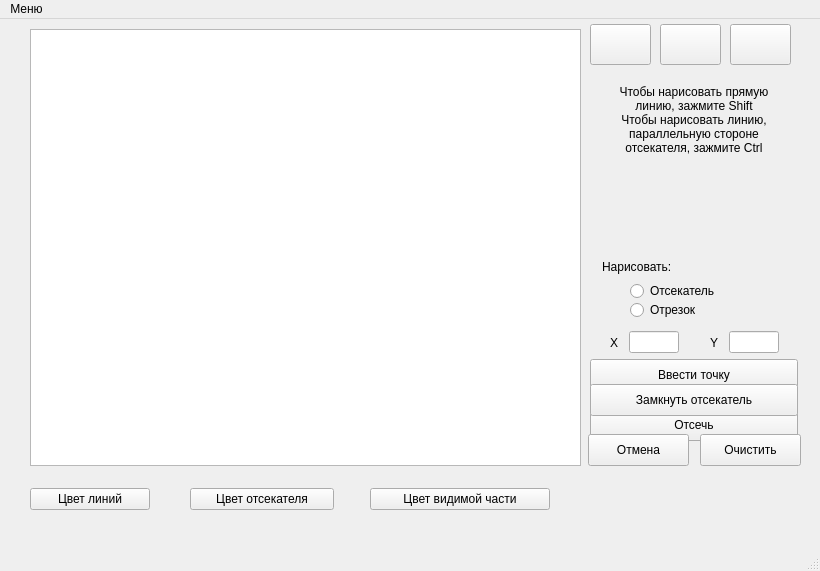
<?xml version="1.0" encoding="UTF-8"?>
<ui version="4.0">
 <class>MainWindow</class>
 <widget class="QMainWindow" name="MainWindow">
  <property name="geometry">
   <rect>
    <x>0</x>
    <y>0</y>
    <width>820</width>
    <height>571</height>
   </rect>
  </property>
  <property name="windowTitle">
   <string>Лабораторная работа №8</string>
  </property>
  <widget class="QWidget" name="centralwidget">
   <widget class="QGraphicsView" name="graphicsView">
    <property name="geometry">
     <rect>
      <x>30</x>
      <y>10</y>
      <width>551</width>
      <height>437</height>
     </rect>
    </property>
   </widget>
   <widget class="QRadioButton" name="radioButton_line">
    <property name="geometry">
     <rect>
      <x>630</x>
      <y>281</y>
      <width>209</width>
      <height>20</height>
     </rect>
    </property>
    <property name="text">
     <string>Отрезок</string>
    </property>
   </widget>
   <widget class="QLabel" name="label_4">
    <property name="geometry">
     <rect>
      <x>602</x>
      <y>240</y>
      <width>207</width>
      <height>16</height>
     </rect>
    </property>
    <property name="text">
     <string>Нарисовать:</string>
    </property>
   </widget>
   <widget class="QRadioButton" name="radioButton_cut">
    <property name="geometry">
     <rect>
      <x>630</x>
      <y>262</y>
      <width>209</width>
      <height>20</height>
     </rect>
    </property>
    <property name="text">
     <string>Отсекатель</string>
    </property>
   </widget>
   <widget class="QPushButton" name="pushButton_add_point">
    <property name="geometry">
     <rect>
      <x>590</x>
      <y>340</y>
      <width>208</width>
      <height>32</height>
     </rect>
    </property>
    <property name="text">
     <string>Ввести точку</string>
    </property>
   </widget>
   <widget class="QLabel" name="label">
    <property name="geometry">
     <rect>
      <x>590</x>
      <y>50</y>
      <width>208</width>
      <height>101</height>
     </rect>
    </property>
    <property name="text">
     <string>Чтобы нарисовать прямую
линию, зажмите Shift
Чтобы нарисовать линию,
параллельную стороне
отсекателя, зажмите Ctrl</string>
    </property>
    <property name="alignment">
     <set>Qt::AlignCenter</set>
    </property>
   </widget>
   <widget class="QPushButton" name="pushButton_cut">
    <property name="geometry">
     <rect>
      <x>590</x>
      <y>390</y>
      <width>208</width>
      <height>32</height>
     </rect>
    </property>
    <property name="text">
     <string>Отсечь</string>
    </property>
   </widget>
   <widget class="QPushButton" name="pushButton_cancel">
    <property name="geometry">
     <rect>
      <x>588</x>
      <y>415</y>
      <width>101</width>
      <height>32</height>
     </rect>
    </property>
    <property name="text">
     <string>Отмена</string>
    </property>
   </widget>
   <widget class="QPushButton" name="pushButton_clear">
    <property name="geometry">
     <rect>
      <x>700</x>
      <y>415</y>
      <width>101</width>
      <height>32</height>
     </rect>
    </property>
    <property name="text">
     <string>Очистить</string>
    </property>
   </widget>
   <widget class="QPushButton" name="pushButton_reset_scale">
    <property name="geometry">
     <rect>
      <x>590</x>
      <y>5</y>
      <width>61</width>
      <height>41</height>
     </rect>
    </property>
    <property name="text">
     <string/>
    </property>
    <property name="icon">
     <iconset resource="icons.qrc">
      <normaloff>:/icons/icons/scale.png</normaloff>:/icons/icons/scale.png</iconset>
    </property>
    <property name="iconSize">
     <size>
      <width>25</width>
      <height>25</height>
     </size>
    </property>
   </widget>
   <widget class="QPushButton" name="pushButton_cursor_mode">
    <property name="geometry">
     <rect>
      <x>660</x>
      <y>5</y>
      <width>61</width>
      <height>41</height>
     </rect>
    </property>
    <property name="text">
     <string/>
    </property>
    <property name="icon">
     <iconset resource="icons.qrc">
      <normaloff>:/icons/icons/cursor.png</normaloff>:/icons/icons/cursor.png</iconset>
    </property>
    <property name="iconSize">
     <size>
      <width>25</width>
      <height>25</height>
     </size>
    </property>
   </widget>
   <widget class="QPushButton" name="pushButton_hand_mode">
    <property name="geometry">
     <rect>
      <x>730</x>
      <y>5</y>
      <width>61</width>
      <height>41</height>
     </rect>
    </property>
    <property name="text">
     <string/>
    </property>
    <property name="icon">
     <iconset resource="icons.qrc">
      <normaloff>:/icons/icons/hand.png</normaloff>:/icons/icons/hand.png</iconset>
    </property>
    <property name="iconSize">
     <size>
      <width>25</width>
      <height>25</height>
     </size>
    </property>
   </widget>
   <widget class="QWidget" name="layoutWidget">
    <property name="geometry">
     <rect>
      <x>30</x>
      <y>460</y>
      <width>151</width>
      <height>41</height>
     </rect>
    </property>
    <layout class="QHBoxLayout" name="horizontalLayout">
     <item>
      <widget class="QPushButton" name="pushButton_line_color">
       <property name="text">
        <string>Цвет линий</string>
       </property>
      </widget>
     </item>
     <item>
      <widget class="QLabel" name="label_lc">
       <property name="minimumSize">
        <size>
         <width>25</width>
         <height>25</height>
        </size>
       </property>
       <property name="maximumSize">
        <size>
         <width>25</width>
         <height>25</height>
        </size>
       </property>
       <property name="sizeIncrement">
        <size>
         <width>0</width>
         <height>0</height>
        </size>
       </property>
       <property name="baseSize">
        <size>
         <width>0</width>
         <height>0</height>
        </size>
       </property>
       <property name="text">
        <string/>
       </property>
      </widget>
     </item>
    </layout>
   </widget>
   <widget class="QWidget" name="layoutWidget">
    <property name="geometry">
     <rect>
      <x>190</x>
      <y>460</y>
      <width>175</width>
      <height>41</height>
     </rect>
    </property>
    <layout class="QHBoxLayout" name="horizontalLayout_2">
     <item>
      <widget class="QPushButton" name="pushButton_cut_color">
       <property name="text">
        <string>Цвет отсекателя</string>
       </property>
      </widget>
     </item>
     <item>
      <widget class="QLabel" name="label_cc">
       <property name="minimumSize">
        <size>
         <width>25</width>
         <height>25</height>
        </size>
       </property>
       <property name="maximumSize">
        <size>
         <width>25</width>
         <height>25</height>
        </size>
       </property>
       <property name="sizeIncrement">
        <size>
         <width>0</width>
         <height>0</height>
        </size>
       </property>
       <property name="baseSize">
        <size>
         <width>0</width>
         <height>0</height>
        </size>
       </property>
       <property name="text">
        <string/>
       </property>
      </widget>
     </item>
    </layout>
   </widget>
   <widget class="QWidget" name="layoutWidget">
    <property name="geometry">
     <rect>
      <x>370</x>
      <y>460</y>
      <width>211</width>
      <height>41</height>
     </rect>
    </property>
    <layout class="QHBoxLayout" name="horizontalLayout_3">
     <item>
      <widget class="QPushButton" name="pushButton_visible_line_color">
       <property name="text">
        <string>Цвет видимой части</string>
       </property>
      </widget>
     </item>
     <item>
      <widget class="QLabel" name="label_vlc">
       <property name="minimumSize">
        <size>
         <width>25</width>
         <height>25</height>
        </size>
       </property>
       <property name="maximumSize">
        <size>
         <width>25</width>
         <height>25</height>
        </size>
       </property>
       <property name="sizeIncrement">
        <size>
         <width>0</width>
         <height>0</height>
        </size>
       </property>
       <property name="baseSize">
        <size>
         <width>0</width>
         <height>0</height>
        </size>
       </property>
       <property name="text">
        <string/>
       </property>
      </widget>
     </item>
    </layout>
   </widget>
   <widget class="QWidget" name="layoutWidget">
    <property name="geometry">
     <rect>
      <x>710</x>
      <y>312</y>
      <width>69</width>
      <height>23</height>
     </rect>
    </property>
    <layout class="QHBoxLayout" name="horizontalLayout_5">
     <item>
      <widget class="QLabel" name="label_3">
       <property name="text">
        <string>Y</string>
       </property>
      </widget>
     </item>
     <item>
      <widget class="QLineEdit" name="lineEdit_y">
       <property name="maximumSize">
        <size>
         <width>50</width>
         <height>16777215</height>
        </size>
       </property>
      </widget>
     </item>
    </layout>
   </widget>
   <widget class="QWidget" name="layoutWidget">
    <property name="geometry">
     <rect>
      <x>610</x>
      <y>312</y>
      <width>69</width>
      <height>23</height>
     </rect>
    </property>
    <layout class="QHBoxLayout" name="horizontalLayout_4">
     <item>
      <widget class="QLabel" name="label_2">
       <property name="text">
        <string>X</string>
       </property>
      </widget>
     </item>
     <item>
      <widget class="QLineEdit" name="lineEdit_x">
       <property name="maximumSize">
        <size>
         <width>50</width>
         <height>16777215</height>
        </size>
       </property>
      </widget>
     </item>
    </layout>
   </widget>
   <widget class="QPushButton" name="pushButton_close_cut">
    <property name="geometry">
     <rect>
      <x>590</x>
      <y>365</y>
      <width>208</width>
      <height>32</height>
     </rect>
    </property>
    <property name="text">
     <string>Замкнуть отсекатель</string>
    </property>
   </widget>
  </widget>
  <widget class="QMenuBar" name="menubar">
   <property name="geometry">
    <rect>
     <x>0</x>
     <y>0</y>
     <width>820</width>
     <height>24</height>
    </rect>
   </property>
   <widget class="QMenu" name="menu">
    <property name="title">
     <string>Меню</string>
    </property>
    <addaction name="program_info_action"/>
    <addaction name="author_info_action"/>
    <addaction name="exit_action"/>
   </widget>
   <addaction name="menu"/>
  </widget>
  <widget class="QStatusBar" name="statusbar"/>
  <action name="program_info_action">
   <property name="text">
    <string>О программе</string>
   </property>
  </action>
  <action name="author_info_action">
   <property name="text">
    <string>Об авторе</string>
   </property>
  </action>
  <action name="exit_action">
   <property name="text">
    <string>Выйти</string>
   </property>
  </action>
 </widget>
 <resources>
  <include location="icons.qrc"/>
 </resources>
 <connections/>
</ui>
